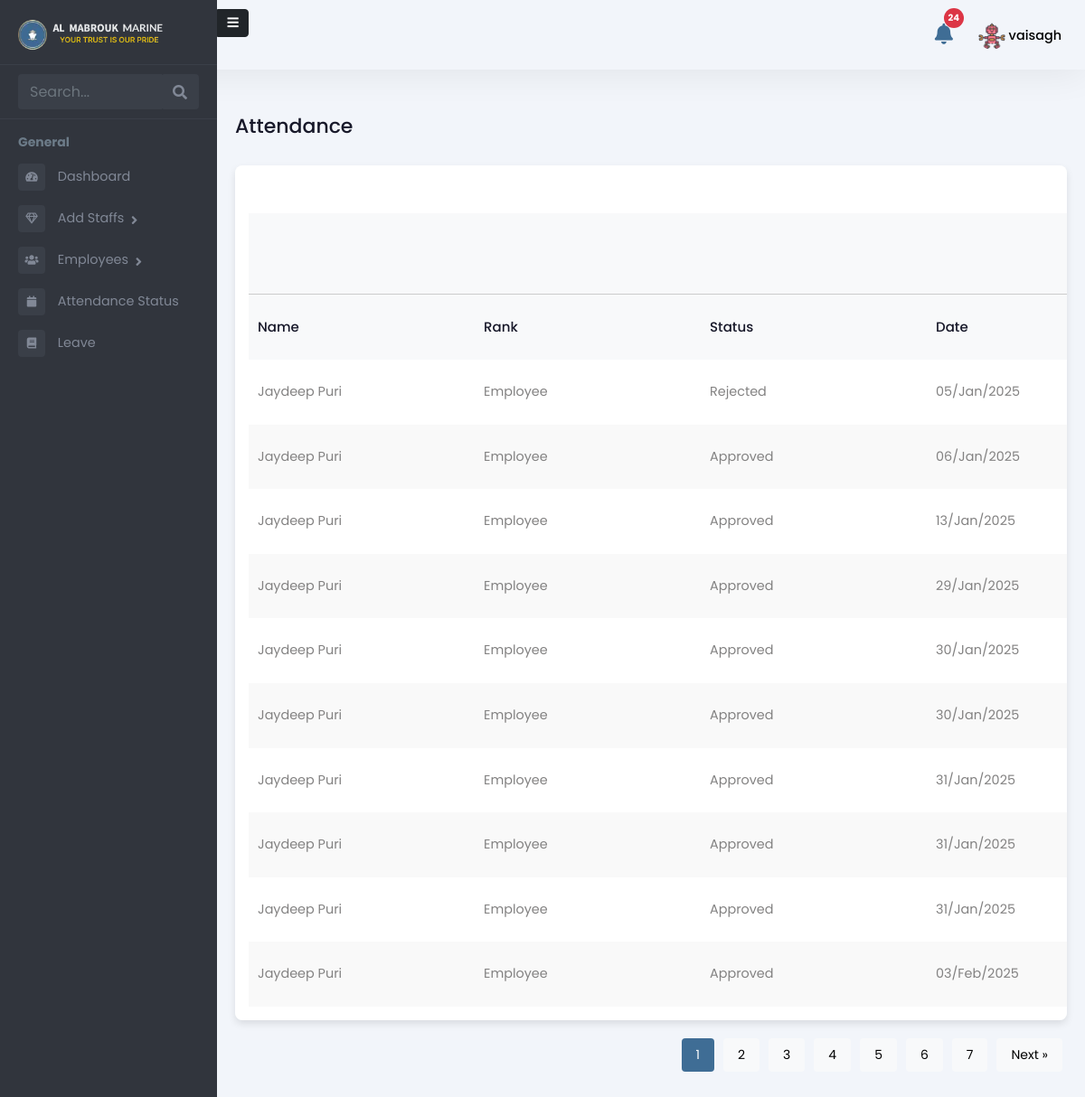
The app's page /hr/employee/attendance/ (signed in) with its own data.
### Admin/models.py (models this page shows, shortened)
class Employee(models.Model):
    user = models.OneToOneField(User, on_delete=models.CASCADE, related_name='employee_profile')
    is_employee = models.BooleanField(default=False)
    is_manager = models.BooleanField(default=False)
    is_administration = models.BooleanField(default=False)
    is_hr = models.BooleanField(default=False)
    rank = models.CharField(max_length=255, blank=True, null=True)
    salary = models.DecimalField(max_digits=10, decimal_places=2, blank=True, null=True)
    work_days = models.DecimalField(max_digits=10, decimal_places=2, default=0, blank=True)
    holidays = models.IntegerField(null=True, blank=True)
    overseas_days = models.IntegerField(default=0)
    date_of_birth = models.DateField(null=True, blank=True)
    phone_number = models.CharField(max_length=15, blank=True, null=True)
    date_of_join = models.DateField(null=True, blank=True)
    address = models.TextField(blank=True, null=True)
    profile_picture = models.ImageField(upload_to="profile_pictures/", null=True, blank=True)
    def get_role(self):
        if self.is_manager:
            return "Manager"
        if self.is_employee:
            return "Employee"
        if self.is_administration:
            return "Administration"
        if self.is_hr:
            return "HR"
        return "Unknown"

class Attendance(models.Model):
    LOCATION_CHOICES = [
        ('DMC', 'DMC Warehouse'),
        ('DMC_PRT', 'DMC Port'),
        ('FUJ', 'FUJ'),
        ('KFK', 'KFK'),
        ('ABU', 'Abu Dhabi'),
        ('BDO', 'Bur Dubai Office'),
        ('SHJ_KP', 'Sharjah Khalid Port'),
        ('SHJ_HP', 'Sharjah Hamriya Port'),
        ('AJM_PRT', 'Ajman Port'),
        ('ABU_KP', 'Abu Dhabi Khalifa Port'),
        ('ABU_MP', 'Abu Dhabi Mussafah Port'),
        ('RAK_JZP', 'RAK Al Jazeera Port'),
        ('RAK_MCP', 'RAK Maritime City'),
        ('RAK_SRP', 'RAK Steven Rock Port'),
        ('DXB_DMC', 'Dubai Maritime City Port'),
        ('DXB_PR', 'Port Rashid'),
        ('DXB_HP', 'Dubai Hamriya Port'),
        ('DXB_MHJ', 'Dubai Marina Harbor Jumeirah'),
        ('DXB_AJD', 'Al Jadaf Port Dubai'),
        ('OVERSEAS', 'Overseas'),
    ]
    STATUS_CHOICES = [
        ('PENDING', 'Pending'),
        ('APPROVED', 'Approved'),
        ('REJECTED', 'Rejected'),
    ]
    ATTENDANCE_STATUS = [
        ('PRESENT', 'Present'),
        ('WORK FROM HOME', 'Work from Home'),
    ]
    employee = models.ForeignKey(
        Employee, related_name='attendance_set', on_delete=models.CASCADE
    )
    project = models.ForeignKey(
        'Project', on_delete=models.SET_NULL, null=True, blank=True, related_name='attendance_set'
    )  # New field added
    login_time = models.DateTimeField(null=True, blank=True)
    log_out_time = models.DateTimeField(null=True, blank=True)
    total_hours_of_work = models.DecimalField(max_digits=10, decimal_places=2, null=True, blank=True)
    location = models.CharField(max_length=20, choices=LOCATION_CHOICES, null=True, blank=True)
    vessel = models.ForeignKey(
    Vessel, on_delete=models.SET_NULL, null=True, blank=True, related_name='attendance_records')
    attendance_status = models.CharField(max_length=20, choices=ATTENDANCE_STATUS, null=True, blank=True)
    status = models.CharField(max_length=10, choices=STATUS_CHOICES, default='PENDING')
    rejection_reason = models.TextField(null=True, blank=True)
    rejected_by = models.ForeignKey(User, on_delete=models.SET_NULL, null=True, blank=True, related_name='rejected_attendance')
    travel_in_time = models.DateTimeField(null=True, blank=True)
    travel_out_time = models.DateTimeField(null=True, blank=True)
    total_travel_time = models.DecimalField(max_digits=10, decimal_places=2, null=True, blank=True)

### hr/views.py (the view)
# urls.py: path('employee/attendance/', hr_attendance_list_view, name='hr_attendance_list_view'),
@login_required
def hr_attendance_list_view(request):
    search_query = request.GET.get('search', '')
    attendance_records = Attendance.objects.select_related('employee')
    if search_query:
        attendance_records = attendance_records.filter(
            employee__user__username__icontains=search_query
        ).order_by('-login_time')
    paginator = Paginator(attendance_records, 10)
    page_number = request.GET.get('page')
    page_obj = paginator.get_page(page_number)
    context = {
        'attendance_records': page_obj,
        'search_query': search_query,
    }
    return render(request, 'hr/attendance_list.html', context)

### Admin/templatetags/custom_filters.py (called while the page is built)
@register.filter
def format_work_duration(decimal_hours):
    if decimal_hours is None:
        return "00:00"
    try:
        total_seconds = int(float(decimal_hours) * 3600)
        if total_seconds < 3600:
            minutes = total_seconds // 60
            seconds = total_seconds % 60
            return f"{minutes:02d}:{seconds:02d} min"
        else:
            hours = total_seconds // 3600
            minutes = (total_seconds % 3600) // 60
            return f"{hours:02d}:{minutes:02d} hrs"
    except (ValueError, TypeError):
        return "00:00"

### templates/hr/attendance_list.html (shortened to what this page needs)
{% extends 'hr/hrbase.html' %}
{% load custom_filters %}
{% load static %}
{% block content %}
<div class="emply-list-wraper">
    <div class="pg-title">
        <h1>Attendance</h1>
    </div>
    <div class="widget-box table-wdgt">
        <table id="employeeTable">
            <thead>
                <tr style="border-bottom: 1px solid #ccc">
                    <th></th>
                    <th></th>
                    <th></th>
                    <th></th>
                </tr>
            </thead>
            <thead>
                <tr>
                    <th>Name</th>
                    <th>Rank</th>
                    <th>Status</th>
                    <th>Date</th>
                </tr>
            </thead>
            <tbody>
                {% for record in attendance_records %}
                <tr>
                    <td><a href="{% url 'hr_attendance_detail' record.pk %}">{{ record.employee.user.get_full_name }}</a>
                    </td>
                    <td>{{ record.employee.get_role}}</td>
                    <td>{{ record.get_status_display }}</td>
                    <td>{{ record.login_time.date|date:"d/M/Y" }}</td>
                </tr>
                {% endfor %}
            </tbody>
        </table>
    </div>
    <div class="pagination" id="pagination">
        {% for num in attendance_records.paginator.page_range %}
            <a href="?page={{ num }}">
                <button class="{% if num == attendance_records.number %}active{% endif %}">{{ num }}</button>
            </a>
        {% endfor %}
        {% if attendance_records.has_next %}
            <a href="?page={{ attendance_records.next_page_number }}">
                <button>Next &raquo;</button>
            </a>
        {% endif %}
    </div>
</div>
{% endblock %}

### templates/hr/hrbase.html (shortened to what this page needs)
{% load static %}
<!DOCTYPE html>
<html lang="en">
<head>
    <link rel="stylesheet" href="{% static 'assets/vendor/bootstrap/css/bootstrap.min.css' %}" />
    <link href="https://use.fontawesome.com/releases/v5.0.6/css/all.css" rel="stylesheet" />
    <link rel="stylesheet" href="{% static 'assets/css/style.css' %}" />
    <link href="https://cdn.jsdelivr.net/npm/select2@4.0.13/dist/css/select2.min.css" rel="stylesheet" />
</head>
<body>
    <header>
      <div class="mb-top-hdr">
        <div class="hdr-notification">
        <a href="#" id="open-notification-popup">
            <button type="button" class="btn btn-primary position-relative">
                <i class="fas fa-bell"></i>
                <span id="notification-count" class="position-absolute top-0 start-100 translate-middle badge rounded-pill bg-danger">
                </span>
            </button>
        </a>
    </div>
        <div class="hdr-user">
          <div class="dropdown">
            <button class="btndropdown-toggle" type="button" id="dropdownMenuButton1"
                  data-bs-toggle="dropdown" aria-expanded="false">
                  {% if request.user.employee_profile.profile_picture %}
                      <img src="{{ request.user.employee_profile.profile_picture.url }}"
                           alt="Profile Picture"
                           class="rounded-circle"
                           style="width: 30px; height: 30px; object-fit: cover;">
                  {% else %}
                      <i class="fas fa-user"></i>
                  {% endif %}
                  <span>{{ request.user.username }}</span>
              </button>
          </div>
        </div>
      </div>
      </header>
    <div class="page-wrapper chiller-theme toggled"  id="content">
        <nav id="sidebar"  class="sidebar-wrapper sidebar">
            <a id="show-sidebar"   onclick="toggleSidebar()" class="btn btn-sm btn-dark" href="#">
              <i class="fas fa-bars"></i>
            </a>
            <div class="sidebar-content">
              <div class="sidebar-brand">
                <a href="{% url 'hr-dashboard' %}"><img src="{% static 'assets/images/almabrouk-logo.webp' %}"
                  alt="Almabrouk Marine Logo" /></a>
              </div>
              <div class="sidebar-search">
                <div>
                  <div class="input-group">
                    <input
                      type="text"
                      class="form-control search-menu"
                      placeholder="Search..."
                    />
                    <div class="input-group-append">
                      <span class="input-group-text">
                        <i class="fa fa-search" aria-hidden="true"></i>
                      </span>
                    </div>
                  </div>
                </div>
              </div>
              <div class="sidebar-menu">
                <ul>
                  <li class="header-menu">
                    <span>General</span>
                  </li>
                    <li>
                      <a href="{% url 'hr-dashboard' %}">
                        <i class="fa fa-tachometer-alt"></i>
                        <span>Dashboard</span>
                      </a>
                    </li>
                    <li class="sidebar-dropdown">
                    <a href="#">
                      <i class="far fa-gem"></i>
                      <span>Add Staffs</span>
                    </a>
                    </li>
                    <li class="sidebar-dropdown">
                    <a href="#">
                      <i class="fas fa-users"></i>
                      <span>Employees</span>
                    </a>
                    </li>
                    <li>
                      <a href="{% url 'hr_attendance_status' %}">
                        <i class="fa fa-calendar"></i>
                        <span>Attendance Status</span>
                      </a>
                    </li>
                    <li>
                      <a href="{% url 'hr_apply_leave' %}">
                        <i class="fa fa-book"></i>
                        <span>Leave</span>
                      </a>
                    </li>
                </ul>
              </div>
            </div>
          </nav>
        {% block content %}
        {% endblock %}
    </div>
</body>
</html>

### records on screen
Attendance: employee.user.get_full_name "Jaydeep Puri", employee.get_role "Employee", status "Rejected", login_time "05/Jan/2025"
Attendance: employee.user.get_full_name "Jaydeep Puri", employee.get_role "Employee", status "Approved", login_time "06/Jan/2025"
Attendance: employee.user.get_full_name "Jaydeep Puri", employee.get_role "Employee", status "Approved", login_time "13/Jan/2025"
Attendance: employee.user.get_full_name "Jaydeep Puri", employee.get_role "Employee", status "Approved", login_time "29/Jan/2025"
Attendance: employee.user.get_full_name "Jaydeep Puri", employee.get_role "Employee", status "Approved", login_time "30/Jan/2025"
Attendance: employee.user.get_full_name "Jaydeep Puri", employee.get_role "Employee", status "Approved", login_time "30/Jan/2025"
Attendance: employee.user.get_full_name "Jaydeep Puri", employee.get_role "Employee", status "Approved", login_time "31/Jan/2025"
Attendance: employee.user.get_full_name "Jaydeep Puri", employee.get_role "Employee", status "Approved", login_time "31/Jan/2025"
Attendance: employee.user.get_full_name "Jaydeep Puri", employee.get_role "Employee", status "Approved", login_time "31/Jan/2025"
Attendance: employee.user.get_full_name "Jaydeep Puri", employee.get_role "Employee", status "Approved", login_time "03/Feb/2025"

### other values on screen
{{ request.user.username }} "vaisagh"
{{ num }} "1" "2" "3" "4" "5" "6" "7"
